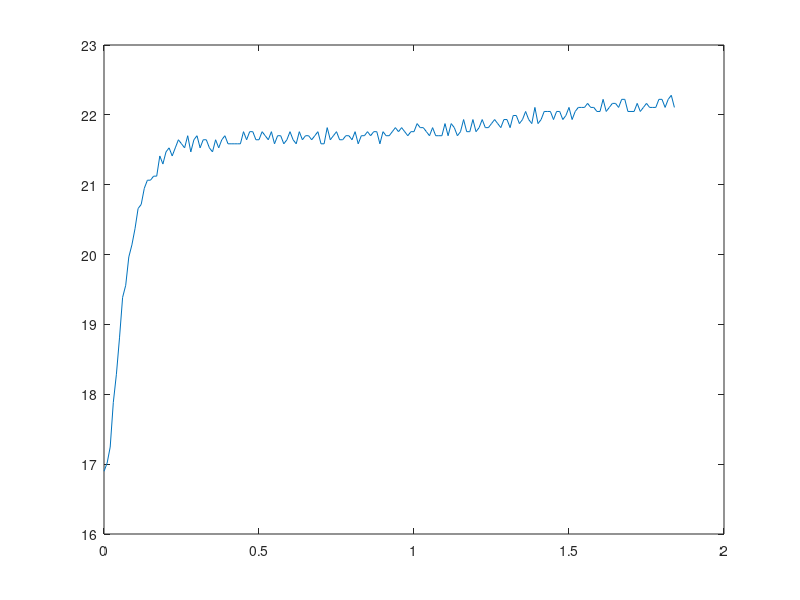

Write MATLAB code to recreate this figure. (Note: this script raises an error after producing the figure.)
clear variables; close all; clc;

data = load("L10.txt");
t = 0:0.01:1.84; % pas de 10ms

plot(t, data)

delta_output = 22.28 - 16.89
input = 70 - 55

Kf = delta_output/input

delta_output * 0.63 + 16
Tf = 7/100

Hf = tf(Kf, [Tf, 1])

T0 = Tf/3
H0 = tf(1, [T0, 1])

Hr = (1/Hf)*(H0/(1-H0))

pidstd(Hr)